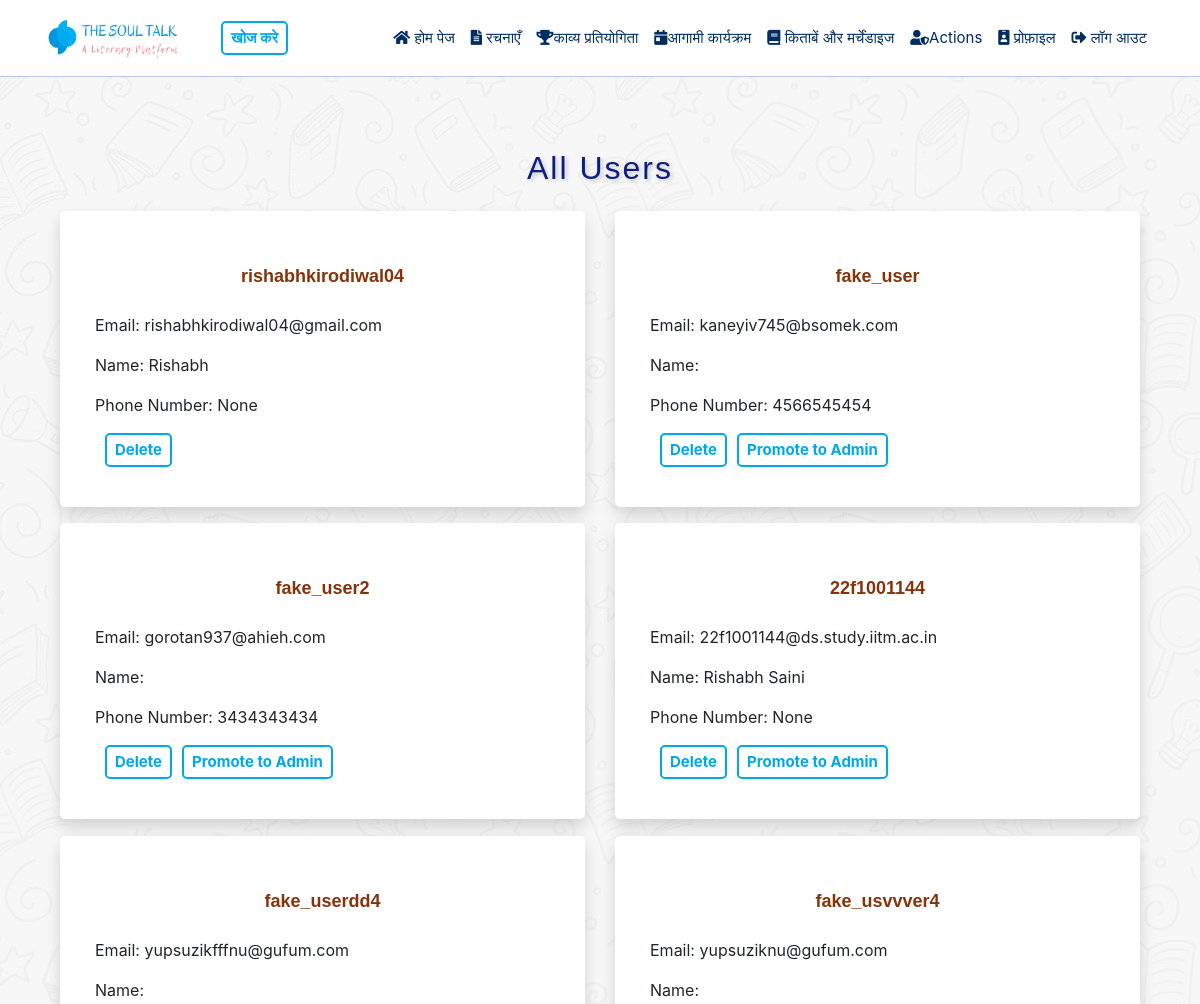
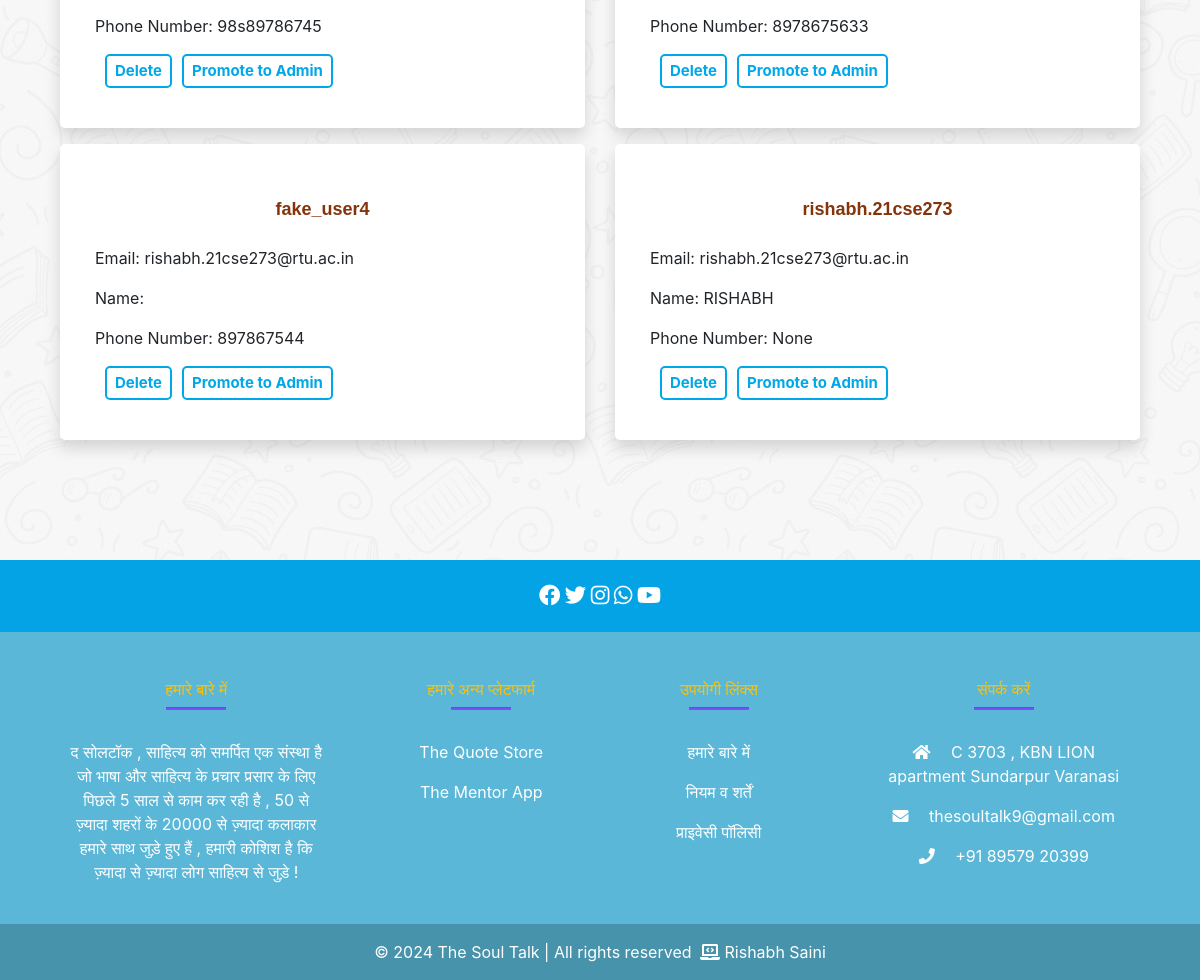
The app's page /users/ (signed in), older data (2 pictures, top to bottom).
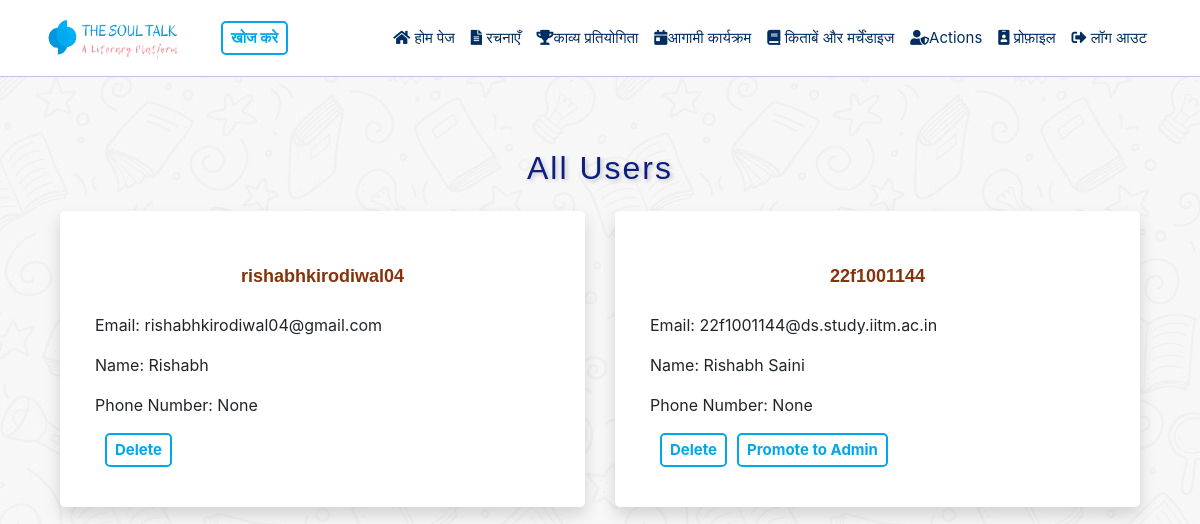
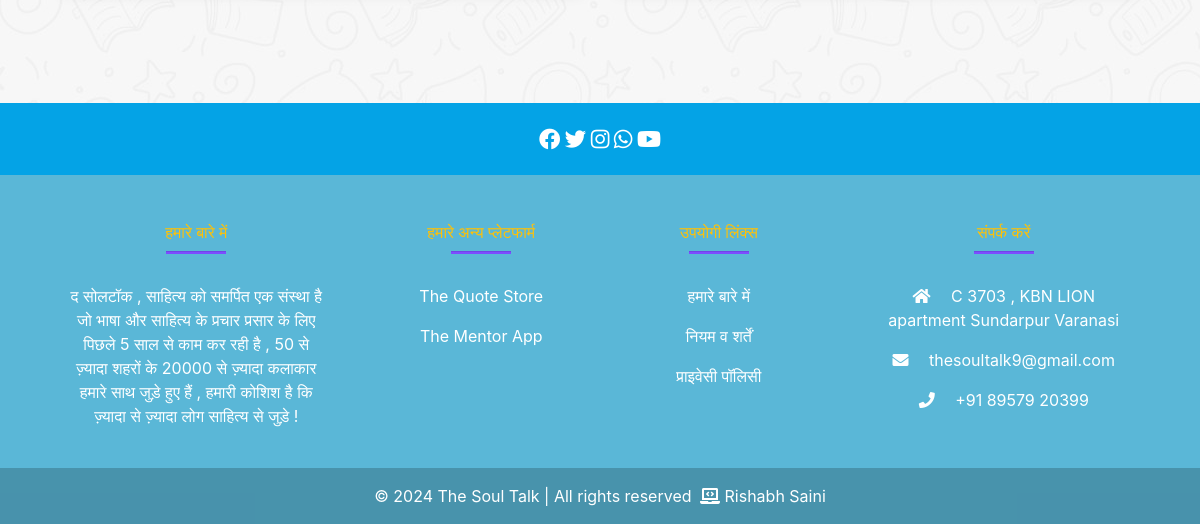
The same page, newer data (2 pictures, top to bottom).
### mainApp/models.py (models this page shows, shortened)
class CustomUser(AbstractUser):
    is_admin = models.BooleanField(default=False)
    is_owner = models.BooleanField(default=False)
    phone_no = models.CharField(max_length=15, blank=True, null=True)

### mainApp/views.py (the view)
# urls.py: path('users/', views.user_list, name='user_list'),
@login_required
def user_list(request):
    if request.user.is_owner:
        users = CustomUser.objects.all()
        return render(request, 'user_list.html', {'users': users})
    else:
        messages.error(request, "You are not authorized to access this page.")
        return redirect('index')

### mainApp/templates/user_list.html (shortened to what this page needs)
{% extends 'base.html' %}
{% block content %}
<div class="container mt-5">
    <h2 class="text-center mb-4">All Users</h2>
    <div class="row justify-content-center">
        {% for user in users %}
        <div class="col-md-6">
            <div class="card custom-card shadow mb-3">
                <div class="card-body">
                    <h5 class="card-title"><a href="{% url 'profile' username=user.username %}" class="profile-link">{{ user.username }}</a></h5>
                    <p class="card-text">Email: {{ user.email }}</p>
                    <p class="card-text">Name: {{ user.get_full_name }}</p>
                    <p class="card-text">Phone Number: {{ user.phone_no }}</p>
                    <div class="d-flex flex-row">
                    <a href="{% url 'delete_user' user.id %}" class="btn btn-custom-outline btn-sm">Delete</a>
                    {% if request.user != user %}
                    {% if not user.is_admin %}
                    <form method="post" action="{% url 'promote_to_admin' user.id %}">
                        <button type="submit" class="btn btn-custom-outline btn-sm">Promote to Admin</button>
                    </form>
                    {% else %}
                    <form method="post" action="{% url 'demote_to_user' user.id %}">
                        {% csrf_token %}
                        <button type="submit" class="btn btn-custom-outline btn-sm">Demote to User</button>
                    </form>
                    {% endif %}
                    {% endif %}
                </div>
                </div>
            </div>
        </div>
        {% endfor %}
    </div>
</div>
{% endblock %}

Row changes from the older to the newer data that the page shows:
removed CustomUser: username "fake_user", email "kaneyiv745@bsomek.com", phone_no "4566545454", is_admin "Promote to Admin"
removed CustomUser: username "fake_user2", email "gorotan937@ahieh.com", phone_no "3434343434", is_admin "Promote to Admin"
removed CustomUser: username "fake_userdd4", email "yupsuzikfffnu@gufum.com", phone_no "98s89786745", is_admin "Promote to Admin"
removed CustomUser: username "fake_usvvver4", email "yupsuziknu@gufum.com", phone_no "8978675633", is_admin "Promote to Admin"
removed CustomUser: username "fake_user4", email "rishabh.21cse273@rtu.ac.in", phone_no "897867544", is_admin "Promote to Admin"
removed CustomUser: username "rishabh.21cse273", email "rishabh.21cse273@rtu.ac.in", get_full_name "RISHABH", phone_no "None", is_admin "Promote to Admin"
